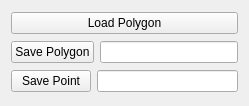
<?xml version="1.0" encoding="UTF-8"?>
<ui version="4.0">
 <class>Frame</class>
 <widget class="QFrame" name="Frame">
  <property name="geometry">
   <rect>
    <x>0</x>
    <y>0</y>
    <width>249</width>
    <height>106</height>
   </rect>
  </property>
  <property name="windowTitle">
   <string>Frame</string>
  </property>
  <layout class="QVBoxLayout" name="verticalLayout">
   <item>
    <widget class="QPushButton" name="load_poly_button">
     <property name="text">
      <string>Load Polygon</string>
     </property>
    </widget>
   </item>
   <item>
    <layout class="QHBoxLayout" name="horizontalLayout_2">
     <item>
      <widget class="QPushButton" name="save_poly_button">
       <property name="text">
        <string>Save Polygon</string>
       </property>
      </widget>
     </item>
     <item>
      <widget class="QLineEdit" name="poly_name_line_edit"/>
     </item>
    </layout>
   </item>
   <item>
    <layout class="QHBoxLayout" name="horizontalLayout">
     <item>
      <widget class="QPushButton" name="save_point_button">
       <property name="text">
        <string>Save Point</string>
       </property>
      </widget>
     </item>
     <item>
      <widget class="QLineEdit" name="save_point_line_edit"/>
     </item>
    </layout>
   </item>
  </layout>
 </widget>
 <resources/>
 <connections/>
</ui>
